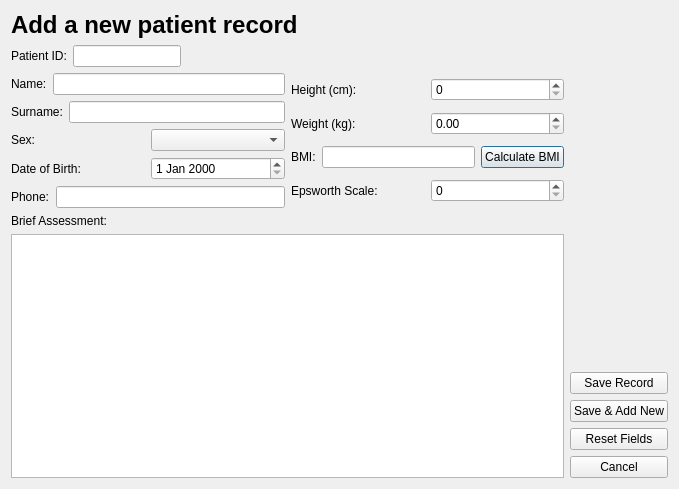
<?xml version="1.0" encoding="UTF-8"?>
<ui version="4.0">
 <class>Dialog</class>
 <widget class="QDialog" name="Dialog">
  <property name="geometry">
   <rect>
    <x>0</x>
    <y>0</y>
    <width>679</width>
    <height>489</height>
   </rect>
  </property>
  <property name="windowTitle">
   <string>Dialog</string>
  </property>
  <layout class="QVBoxLayout" name="verticalLayout_7">
   <item>
    <layout class="QHBoxLayout" name="horizontalLayout_13">
     <item>
      <layout class="QVBoxLayout" name="verticalLayout_5">
       <item>
        <widget class="QLabel" name="label">
         <property name="text">
          <string>&lt;html&gt;&lt;head/&gt;&lt;body&gt;&lt;p&gt;&lt;span style=&quot; font-size:18pt; font-weight:600;&quot;&gt;Add a new patient record&lt;/span&gt;&lt;/p&gt;&lt;/body&gt;&lt;/html&gt;</string>
         </property>
        </widget>
       </item>
       <item>
        <layout class="QVBoxLayout" name="verticalLayout_4">
         <item>
          <layout class="QHBoxLayout" name="horizontalLayout_12">
           <item>
            <layout class="QHBoxLayout" name="horizontalLayout_11">
             <item>
              <widget class="QLabel" name="label_2">
               <property name="text">
                <string>Patient ID:</string>
               </property>
               <property name="buddy">
                <cstring>txtPatientId</cstring>
               </property>
              </widget>
             </item>
             <item>
              <widget class="QLineEdit" name="txtPatientId">
               <property name="sizePolicy">
                <sizepolicy hsizetype="Fixed" vsizetype="Fixed">
                 <horstretch>0</horstretch>
                 <verstretch>0</verstretch>
                </sizepolicy>
               </property>
               <property name="maximumSize">
                <size>
                 <width>125</width>
                 <height>16777215</height>
                </size>
               </property>
              </widget>
             </item>
            </layout>
           </item>
           <item>
            <spacer name="horizontalSpacer">
             <property name="orientation">
              <enum>Qt::Horizontal</enum>
             </property>
             <property name="sizeHint" stdset="0">
              <size>
               <width>40</width>
               <height>20</height>
              </size>
             </property>
            </spacer>
           </item>
          </layout>
         </item>
         <item>
          <layout class="QHBoxLayout" name="horizontalLayout_9">
           <item>
            <layout class="QVBoxLayout" name="verticalLayout">
             <item>
              <layout class="QHBoxLayout" name="horizontalLayout_2">
               <item>
                <widget class="QLabel" name="label_3">
                 <property name="text">
                  <string>Name:</string>
                 </property>
                 <property name="buddy">
                  <cstring>txtName</cstring>
                 </property>
                </widget>
               </item>
               <item>
                <widget class="QLineEdit" name="txtName"/>
               </item>
              </layout>
             </item>
             <item>
              <layout class="QHBoxLayout" name="horizontalLayout_3">
               <item>
                <widget class="QLabel" name="label_4">
                 <property name="text">
                  <string>Surname:</string>
                 </property>
                 <property name="buddy">
                  <cstring>txtSurname</cstring>
                 </property>
                </widget>
               </item>
               <item>
                <widget class="QLineEdit" name="txtSurname"/>
               </item>
              </layout>
             </item>
             <item>
              <layout class="QHBoxLayout" name="horizontalLayout_4">
               <item>
                <widget class="QLabel" name="label_5">
                 <property name="text">
                  <string>Sex:</string>
                 </property>
                 <property name="buddy">
                  <cstring>cbxSex</cstring>
                 </property>
                </widget>
               </item>
               <item>
                <widget class="QComboBox" name="cbxSex">
                 <item>
                  <property name="text">
                   <string> </string>
                  </property>
                 </item>
                 <item>
                  <property name="text">
                   <string>Male</string>
                  </property>
                 </item>
                 <item>
                  <property name="text">
                   <string>Female</string>
                  </property>
                 </item>
                </widget>
               </item>
              </layout>
             </item>
             <item>
              <layout class="QHBoxLayout" name="horizontalLayout_5">
               <item>
                <widget class="QLabel" name="label_6">
                 <property name="text">
                  <string>Date of Birth:</string>
                 </property>
                 <property name="buddy">
                  <cstring>dateDob</cstring>
                 </property>
                </widget>
               </item>
               <item>
                <widget class="QDateEdit" name="dateDob"/>
               </item>
              </layout>
             </item>
             <item>
              <layout class="QHBoxLayout" name="horizontalLayout_6">
               <item>
                <widget class="QLabel" name="label_7">
                 <property name="text">
                  <string>Phone:</string>
                 </property>
                 <property name="buddy">
                  <cstring>txtPhone</cstring>
                 </property>
                </widget>
               </item>
               <item>
                <widget class="QLineEdit" name="txtPhone"/>
               </item>
              </layout>
             </item>
            </layout>
           </item>
           <item>
            <layout class="QVBoxLayout" name="verticalLayout_3">
             <item>
              <layout class="QHBoxLayout" name="horizontalLayout_7">
               <item>
                <widget class="QLabel" name="label_8">
                 <property name="text">
                  <string>Height (cm):</string>
                 </property>
                 <property name="buddy">
                  <cstring>spnHeight</cstring>
                 </property>
                </widget>
               </item>
               <item>
                <widget class="QSpinBox" name="spnHeight"/>
               </item>
              </layout>
             </item>
             <item>
              <layout class="QHBoxLayout" name="horizontalLayout_8">
               <item>
                <widget class="QLabel" name="label_9">
                 <property name="text">
                  <string>Weight (kg):</string>
                 </property>
                 <property name="buddy">
                  <cstring>spnWeight</cstring>
                 </property>
                </widget>
               </item>
               <item>
                <widget class="QDoubleSpinBox" name="spnWeight"/>
               </item>
              </layout>
             </item>
             <item>
              <layout class="QHBoxLayout" name="horizontalLayout">
               <item>
                <widget class="QLabel" name="label_10">
                 <property name="text">
                  <string>BMI:</string>
                 </property>
                 <property name="buddy">
                  <cstring>txtBmi</cstring>
                 </property>
                </widget>
               </item>
               <item>
                <widget class="QLineEdit" name="txtBmi"/>
               </item>
               <item>
                <widget class="QPushButton" name="btnCalculateBmi">
                 <property name="text">
                  <string>Calculate BMI</string>
                 </property>
                </widget>
               </item>
              </layout>
             </item>
             <item>
              <layout class="QHBoxLayout" name="horizontalLayout_10">
               <item>
                <widget class="QLabel" name="label_11">
                 <property name="text">
                  <string>Epsworth Scale:</string>
                 </property>
                 <property name="buddy">
                  <cstring>spnEpsworth</cstring>
                 </property>
                </widget>
               </item>
               <item>
                <widget class="QSpinBox" name="spnEpsworth"/>
               </item>
              </layout>
             </item>
            </layout>
           </item>
          </layout>
         </item>
        </layout>
       </item>
       <item>
        <layout class="QVBoxLayout" name="verticalLayout_2">
         <item>
          <widget class="QLabel" name="label_12">
           <property name="text">
            <string>Brief Assessment:</string>
           </property>
           <property name="buddy">
            <cstring>txtBriefAssessment</cstring>
           </property>
          </widget>
         </item>
         <item>
          <widget class="QTextEdit" name="txtBriefAssessment"/>
         </item>
        </layout>
       </item>
      </layout>
     </item>
     <item>
      <layout class="QVBoxLayout" name="verticalLayout_6">
       <item>
        <spacer name="verticalSpacer">
         <property name="orientation">
          <enum>Qt::Vertical</enum>
         </property>
         <property name="sizeHint" stdset="0">
          <size>
           <width>20</width>
           <height>40</height>
          </size>
         </property>
        </spacer>
       </item>
       <item>
        <widget class="QPushButton" name="btnSave">
         <property name="text">
          <string>Save Record</string>
         </property>
        </widget>
       </item>
       <item>
        <widget class="QPushButton" name="btnSaveAddNew">
         <property name="text">
          <string>Save &amp;&amp; Add New</string>
         </property>
        </widget>
       </item>
       <item>
        <widget class="QPushButton" name="btnReset">
         <property name="text">
          <string>Reset Fields</string>
         </property>
        </widget>
       </item>
       <item>
        <widget class="QPushButton" name="btnCancel">
         <property name="text">
          <string>Cancel</string>
         </property>
        </widget>
       </item>
      </layout>
     </item>
    </layout>
   </item>
  </layout>
 </widget>
 <tabstops>
  <tabstop>txtPatientId</tabstop>
  <tabstop>txtName</tabstop>
  <tabstop>txtSurname</tabstop>
  <tabstop>cbxSex</tabstop>
  <tabstop>dateDob</tabstop>
  <tabstop>txtPhone</tabstop>
  <tabstop>spnHeight</tabstop>
  <tabstop>spnWeight</tabstop>
  <tabstop>txtBmi</tabstop>
  <tabstop>btnCalculateBmi</tabstop>
  <tabstop>spnEpsworth</tabstop>
  <tabstop>txtBriefAssessment</tabstop>
  <tabstop>btnSave</tabstop>
  <tabstop>btnSaveAddNew</tabstop>
  <tabstop>btnReset</tabstop>
  <tabstop>btnCancel</tabstop>
 </tabstops>
 <resources/>
 <connections>
  <connection>
   <sender>btnCancel</sender>
   <signal>clicked()</signal>
   <receiver>Dialog</receiver>
   <slot>close()</slot>
   <hints>
    <hint type="sourcelabel">
     <x>611</x>
     <y>246</y>
    </hint>
    <hint type="destinationlabel">
     <x>611</x>
     <y>282</y>
    </hint>
   </hints>
  </connection>
 </connections>
</ui>
